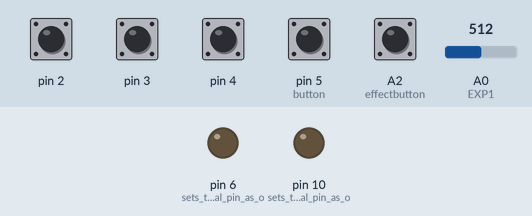
The sketch below on a simulated Arduino Uno, built with avr-gcc and run on an emulated ATmega328P. On the bench: output pins drawn as LEDs (lit = HIGH). The test bench sets the inputs (shaded band); at power-on: A2 (effectbutton), pin 2–4, pin 5 (button) HIGH, A0 (EXP1) = 512.

Above: at 1.2 s.
1.3 s: A2 (effectbutton) pulled LOW for 1 s
At 2.26 s:
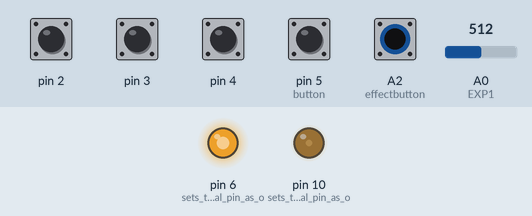
At 2.86 s:
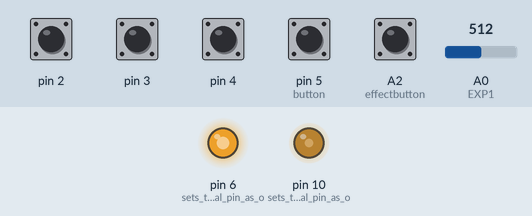
Timing chart, 0 to 8.5 s (numbered marks = the images above; inputs shaded):
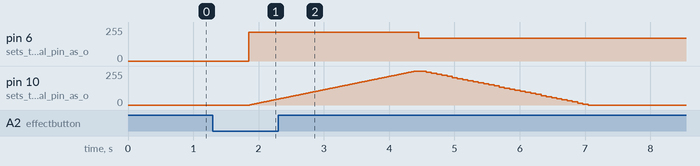

The sketch:

tap-tempo-expression-inputv2.0.ino
```cpp
#include <OneButton.h>
#include <jled.h>

OneButton effectbutton(A2, true);                         //attach a button on pin A2 to the library

#define THRESHOLD 20
#define EXP1 A0
#define MAXDELAY 3000
#define MINDELAY 1
#define MAXTAP 8000

int period = 2000;

//auto ledtempo = JLed(6).Blink(period/2, period/2).Forever();
auto ledtempo = JLed(6);
auto ledon = JLed(10).On().Forever();
auto ledsquare = JLed(10).Blink(period/2, period/2).Forever();
auto ledsine = JLed(10).Breathe(period).DelayAfter(0).Forever();
auto ledrampup = JLed(10).FadeOn(period).DelayBefore(0).Forever();
auto ledrampdown = JLed(10).FadeOff(period).DelayBefore(0).Forever();
auto ledrandom = JLed(10).Candle(period/286 /*speed*/, 255 /* jitter*/);

int lastVal = 0;
int tempAnalog = 0;
boolean PotControls = true;

void setup()
{

  effectbutton.attachClick(effectsingleclick);                  // link the function to be called on a singleclick event.
  effectbutton.attachLongPressStart(effectlongpressstart);            // link the function to be called on a longpress event.
  effectbutton.attachLongPressStop(effectlongpressstop);            // link the function to be called on a longpress event.
  effectbutton.attachDuringLongPress(effectlongpress);

  effectbutton.setClickTicks(100);
  effectbutton.setPressTicks(500);

  pinMode(2, INPUT_PULLUP );
  pinMode(3, INPUT_PULLUP );
  pinMode(4, INPUT_PULLUP );
  pinMode(5, INPUT_PULLUP );   /* tap button - press it to set the tempo */
  pinMode(6, OUTPUT);                              // sets the digital pin as output
  pinMode(10, OUTPUT);                              // sets the digital pin as output

}


int lastTapState = LOW;  /* the last tap button state */
unsigned long currentTimer[2] = { 500, 500 };  /* array of most recent tap counts */

void loop()
{
  /* read the button on pin 12, and only pay attention to the
     HIGH-LOW transition so that we only register when the
     button is first pressed down */
  int tapState = digitalRead( 5 );
  if( tapState == LOW && tapState != lastTapState )
  {
    tap(); /* we got a HIGH-LOW transition, call our tap() function */
  }
  lastTapState = tapState; /* keep track of the state */

    // update leds
    ledtempo.Update();
    delay(1);
    effectbutton.tick();

        // check pot value
    poll_pot();
}

unsigned long lastTap = 0; /* when the last tap happened */

void tap()
{
  /* we keep two of these around to average together later */
  currentTimer[1] = currentTimer[0];
  currentTimer[0] = millis() - lastTap;
  lastTap = millis();

  // establish new period
  period = ((currentTimer[0] + currentTimer[1])/2);

  PotControls = false;

  // update leds period
  update_leds();
}

void update_leds(){
  ledtempo = JLed(6).Candle(period/250, 255).Forever();
//  ledtempo = JLed(6).Blink(period/2, period/2).Forever(),
  ledon = JLed(10).On().Forever();
  ledsquare = JLed(10).Blink(period/2, period/2).Forever();
  ledsine = JLed(10).Breathe(period).DelayAfter(0).Forever();
  ledrampup = JLed(10).FadeOn(period).DelayBefore(0).Forever();
  ledrampdown = JLed(10).FadeOff(period).DelayBefore(0).Forever();
  ledrandom = JLed(10).Candle(period/286 /*speed*/, 255 /* jitter*/);
}

void poll_pot() {
  // Read analog value
  tempAnalog = analogRead(EXP1);

  // Convert 10 bit to milliseconds, 3 seconds maximum
  tempAnalog = map(tempAnalog, 0, 1023, 0, MAXDELAY);
  tempAnalog = constrain(tempAnalog, MINDELAY, MAXDELAY);

  // Check pot value and compare variation with threshold
  if((abs(tempAnalog-lastVal)>THRESHOLD))
  {
    // update period with pot value
    period = tempAnalog;
    //return control to Pot
    PotControls = true;
    // Store current value to be used laters
    lastVal = tempAnalog;
    // update leds with new timing
    update_leds();
  }

  //delay(5);
}


// effect button actions

void effectsingleclick(){                                 // what happens when the button is clicked
  digitalWrite(6,!digitalRead(6));
  digitalWrite(7,!digitalRead(7));
}

void effectlongpressstart(){                                   // what happens when buton is long-pressed
 //Fading the LED
  for(int i=0; i<255; i++){
    analogWrite(10, i);
    delay(10);
  }
}

void effectlongpress(){
  if (digitalRead(2) == LOW && digitalRead(3) == HIGH && digitalRead(4) == HIGH) { // if BOTH the switches read HIGH
  ledon.Update(); // statements
}
if (digitalRead(2) == HIGH && digitalRead(3) == LOW && digitalRead(4) == HIGH) { // if BOTH the switches read HIGH
  ledrandom.Update(); // statements
}
if (digitalRead(2) == LOW && digitalRead(3) == HIGH && digitalRead(4) == LOW) { // if BOTH the switches read HIGH
  ledsquare.Update(); // statements
}
if (digitalRead(2) == HIGH && digitalRead(3) == LOW && digitalRead(4) == LOW) { // if BOTH the switches read HIGH
  ledsine.Update(); // statements
}
if (digitalRead(2) == HIGH && digitalRead(3) == HIGH && digitalRead(4) == LOW) { // if BOTH the switches read HIGH
  ledrampup.Update(); // statements
}
if (digitalRead(2) == HIGH && digitalRead(3) == HIGH && digitalRead(4) == HIGH) { // if BOTH the switches read HIGH
  ledrampdown.Update(); // statements
}
}

void effectlongpressstop(){                                   // what happens when buton is long-pressed
  for(int i=255; i>0; i--){
    analogWrite(10, i);
    delay(10);
    digitalWrite(10,LOW);
}
}
```
